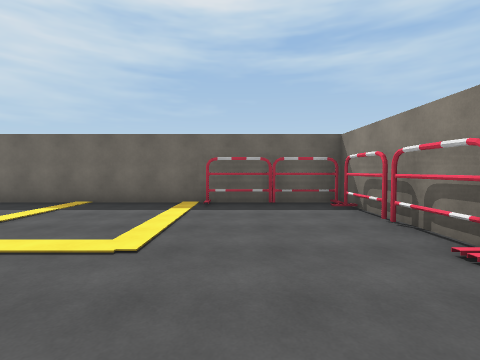
[1] (above)

21 first-person views from a walk through a 3-D level made in the Unity game engine. The camera is 1.5 m above the floor, tilts 2° down and sees 85° across. Doors are open. The floor is counted in squares, 2 m on a side. Each view is taken from the middle of a square. On the plan, view 1 faces up. The plan holds only what a view shows up to about 9 squares ahead; the rest is blank. The place goes on beyond the plan. The player character is not drawn. Surface patterns are stand-ins for the level's own textures.

[2]
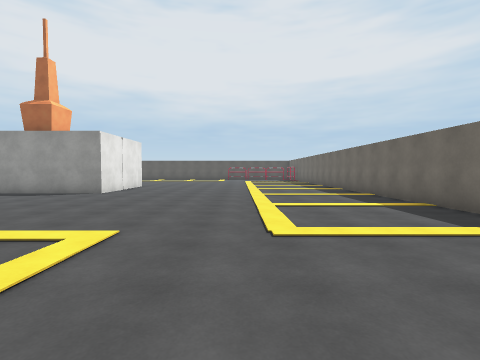

[3]
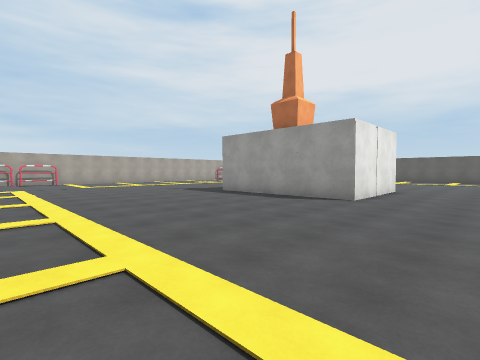

[4]
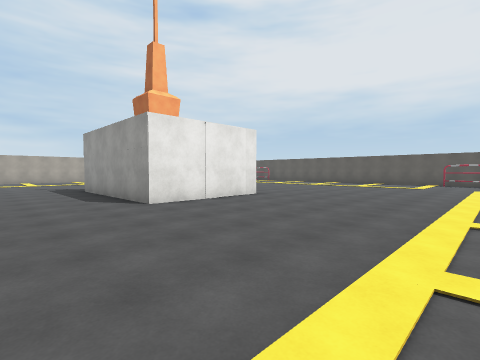

[5]
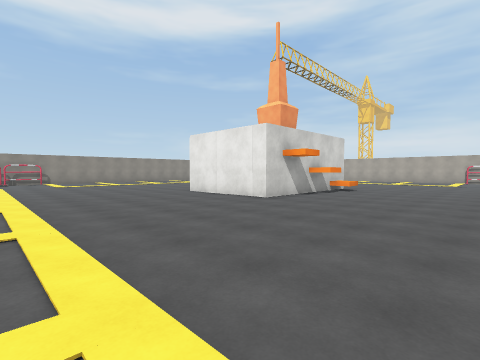

[6]
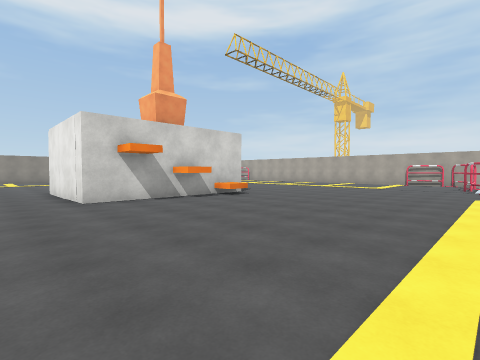

[7]
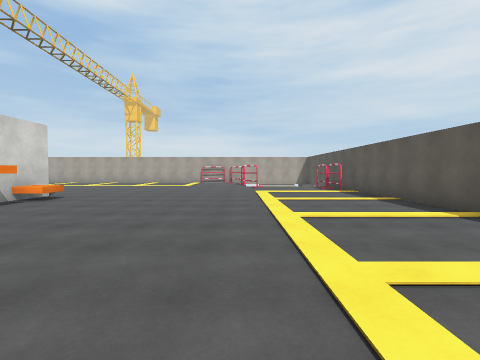

[8]
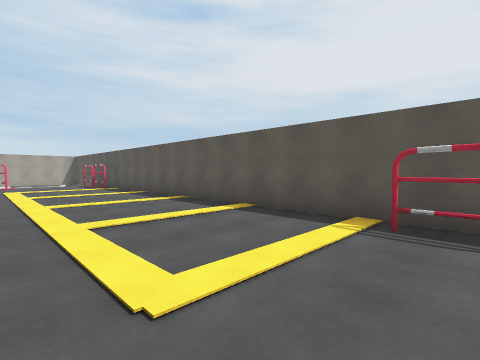

[9]
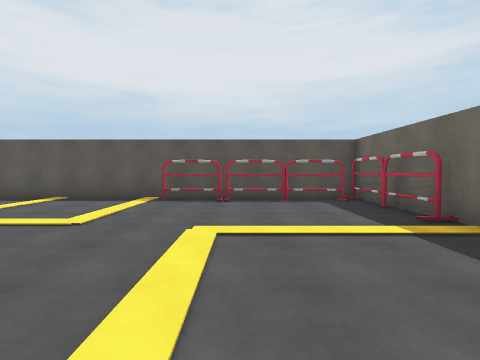

[10]
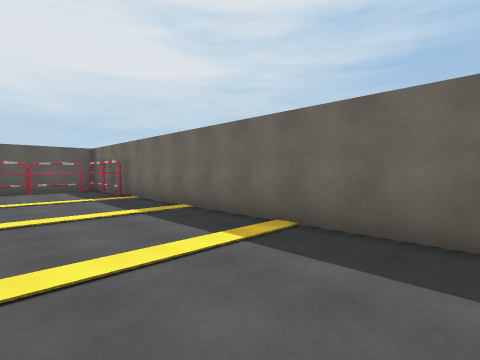

[11]
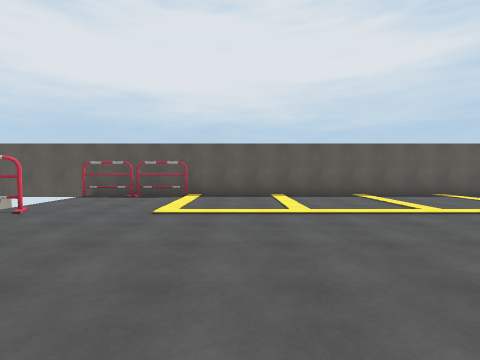

[12]
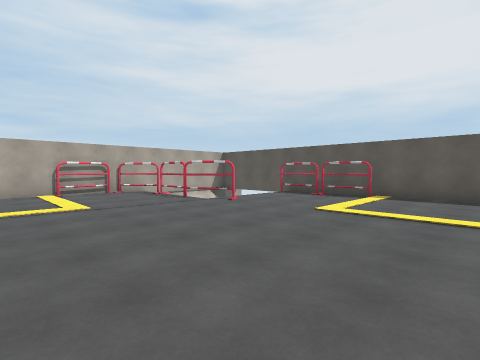

[13]
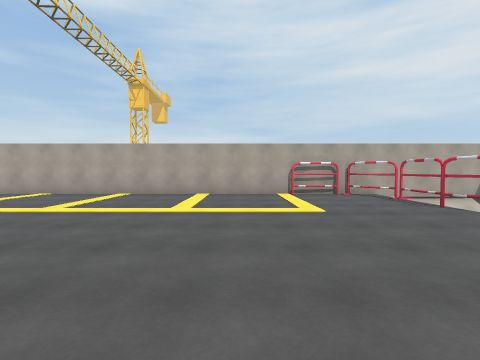

[14]
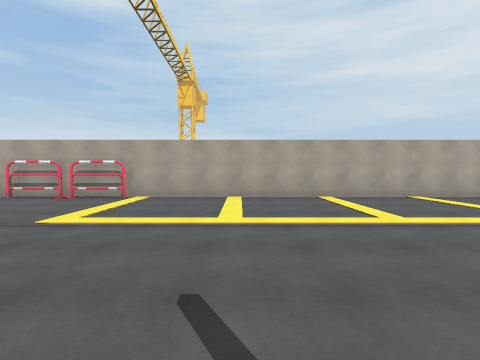

[15]
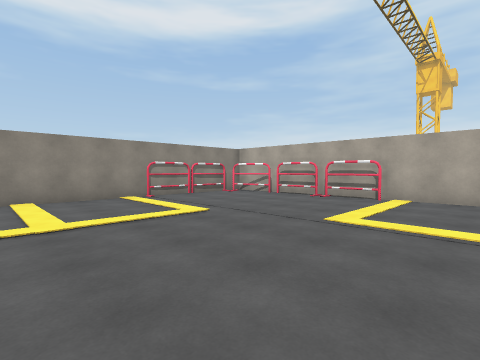

[16]
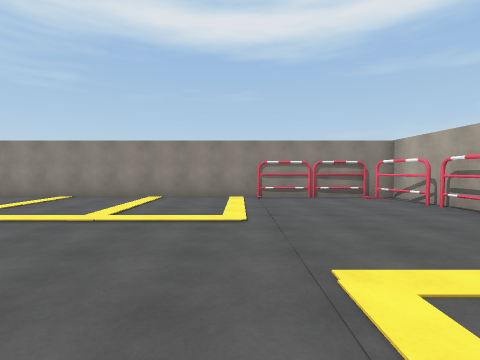

[17]
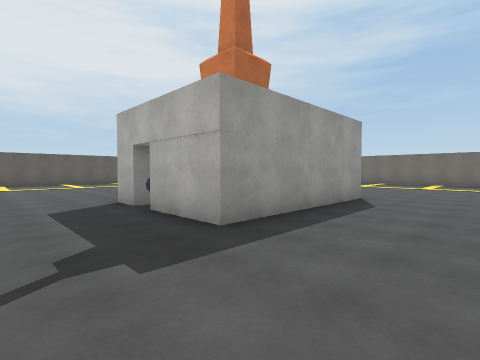

[18]
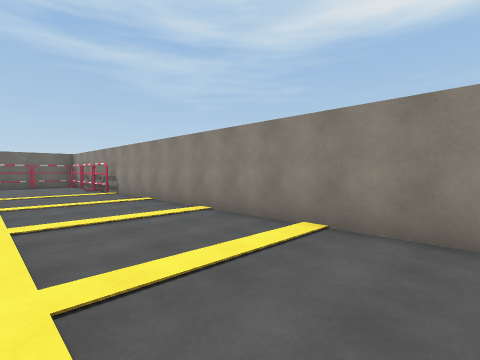

[19]
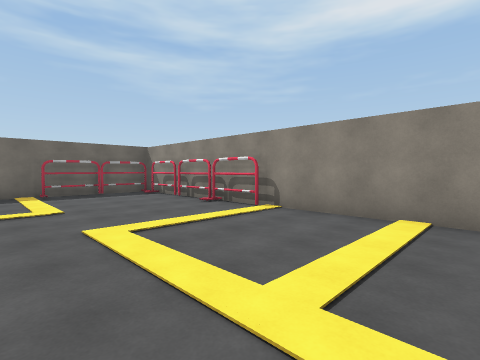

[20]
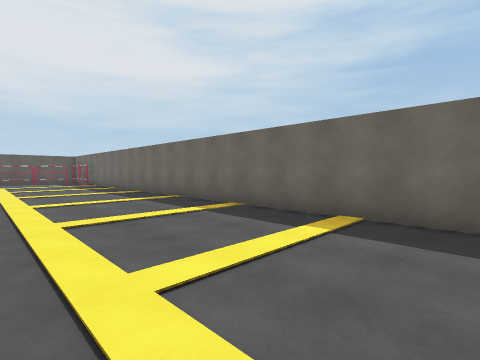

[21]
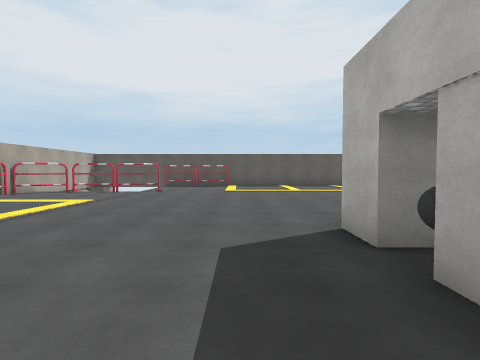

### Floor plan
Points are (right, up) in squares from view 1. A wall is a line through its corners. A room is listed if a view was taken in it or the views show most of it. See-through windows are left out.
Room 1 (views 1, 2, 3, 4, 5, 6, 7, 8, 9, 10, 11, 12, 13, 14, 15, 16, 17, 18, 19, 20, 21)
walls: (-11.2, -5.8) (-11.2, -4.9) (-10.4, -4.9); (-9.5, -7.1) (-9.5, -7.7) (-10.4, -7.7) (-10.4, -2.6) (-6.7, -2.6) (-6.7, -7.7) (-8.5, -7.7); (-15.2, -16.3) (-0.5, -16.3); (-20.2, 1.6) (-20.2, -15.5); (-19.4, 6.2) (-20.2, 6.2) (-20.2, 3.4); (-0.8, 6.2) (-17.5, 6.2); (1.4, -16.3) (2.4, -16.3) (2.4, 0.5); (2.4, 5.4) (2.4, 6.2) (1.4, 6.2)
low walls: (-11.2, -7.2) (-11.2, -6.4) (-10.4, -6.4)
ways out: open door at (-9, -7)
objects: other object (-20, -12); other object (-20, -10); other object (-20, 2); other object (-20, 3); other object (-20, 5); other object (-19, 6); other object (-18, 6); other object (-17, -12); other object (-16, -16); other object (-16, -14); other object (-14, -16); other object (-2, -16); other object (0, -16); other object (0, 6); other object (1, -16); other object (1, 6); other object (2, -15); other object (2, -13); other object (2, 1); other object (2, 3); other object (2, 5)

Where each view was taken, in squares from view 1:
view 1: 0 up, 0 right, facing up
view 2: 2 up, 2 right, facing left
view 3: 0 up, 0 right, facing down-left
view 4: 3 up, 4 left, facing down-left
view 5: 3 up, 15 left, facing down-right
view 6: 1 down, 17 left, facing down-right
view 7: 0 up, 16 left, facing down
view 8: 2 up, 16 left, facing down-left
view 9: 3 up, 13 left, facing left
view 10: 3 up, 9 left, facing up-left
view 11: 8 down, 12 left, facing left
view 12: 7 down, 12 left, facing down-left
view 13: 8 down, 12 left, facing down
view 14: 9 down, 6 left, facing down
view 15: 9 down, 5 left, facing down-right
view 16: 12 down, 5 left, facing right
view 17: 10 down, 4 left, facing up-left
view 18: 9 down, 1 left, facing up-right
view 19: 3 down, 2 left, facing up-right
view 20: 2 up, 2 left, facing up-left
view 21: 9 down, 7 left, facing left
